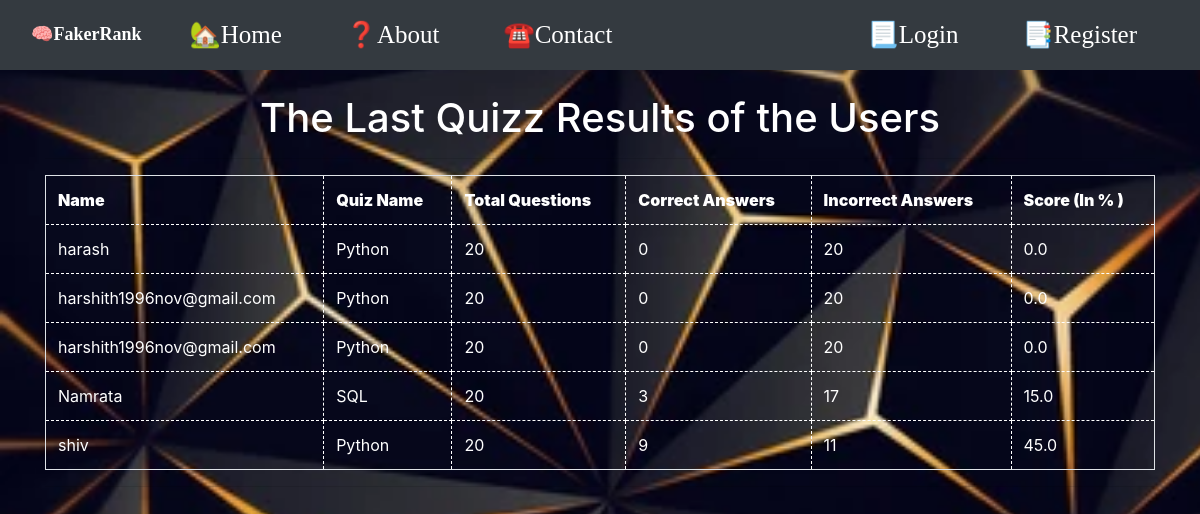
/quiz_app/leader/, run on the app's committed database.
### quiz_app/models.py (models this page shows, shortened)
class Leaderboard(models.Model):
    name = models.CharField(max_length=200, blank=False)
    quiz_name = models.CharField(max_length=200, blank=False)
    total = models.CharField(max_length=200, blank=False)
    correct = models.CharField(max_length=200, blank=False)
    incorrect = models.CharField(max_length=200, blank=False)
    percentage = models.CharField(max_length=200, blank=False)
    class Meta:
        db_table = "Quiz_Leaderboard"

### quiz_app/views.py (the view)
# urls.py: path('leader/', views.leader, name='leader'),
def leader(request):
    result_list_board = Leaderboard.objects.all().order_by('percentage')
    dict = {'heading': "The Last Quizz Results of the Users",
            'result_list': result_list_board}
    return render(request, 'quiz_app/leader.html', context = dict)

### templates/quiz_app/leader.html (shortened to what this page needs)
{% extends 'layout.html' %}
{% block body_block %}
<br>
<h1 style="text-align:center; color:white;"> {{ heading }} </h1>
<hr>
<table class="table table-bordered" >
    <tr style="color:white;">
        <th><b>Name</b></th>
        <th><b>Quiz Name</b></th>
        <th><b>Total Questions</b></th>
        <th><b>Correct Answers</b></th>
        <th><b>Incorrect Answers</b></th>
        <th><b>Score (In % )</b></th>
    </tr>
    {% for row in result_list %}
    <tr style="color:white;">
        <td> {{ row.name }} </td>
        <td> {{ row.quiz_name }} </td>
        <td> {{ row.total }} </td>
        <td> {{ row.correct }} </td>
        <td> {{ row.incorrect }} </td>
        <td> {{ row.percentage }} </td>
    </tr>
    {% endfor %}
</table>
<hr>
{% endblock %}

### templates/layout.html (shortened to what this page needs)
<!doctype html>
{% load static %}
<html lang="en">
  <head>
    <link rel="stylesheet" href="https://cdn.jsdelivr.net/npm/bootstrap@4.3.1/dist/css/bootstrap.min.css">
  </head>
<body>
<nav class="navbar navbar-expand-lg navbar-light bg-dark">
    <div class="container-fluid">
      <a class="navbar-brand" href="#" style="color:white"><b>🧠FakerRank</b></a>
        <div class="collapse navbar-collapse" id="navbarSupportedContent">
            <ul class="navbar-nav me-auto mb-2 mb-lg-0 ">
                <li class="nav-item px-4">
                    <a class="nav-link active" aria-current="page" href="{% url 'home' %}" style="color:white">🏡Home</a>
                </li>
                <li class="nav-item px-4">
                    <a class="nav-link active" href="{% url 'about' %}" style="color:white">❓About</a>
                </li>
                <li class="nav-item px-4">
                    <a class="nav-link active" aria-current="page" href="{% url 'contact' %}" style="color:white">☎️Contact</a>
                </li>
            </ul>
        </div>
        <div class="collapse navbar-collapse" id="navbarSupportedContent">
            <ul class="navbar-nav me-auto mb-2 mb-lg-0 mb-lg-0 ml-auto">
                {% if user.is_authenticated%}
                <li class="nav-item px-4">
                    <a class="nav-link active" aria-current="page"  href="{% url 'logout' %}" style="color:white">Logout</a>
                </li>
                {% else %}
                <li class="nav-item px-4">
                    <a class="nav-link active" aria-current="page"  href="{% url 'login' %}" style="color:white">📃Login</a>
                </li>
                {% endif %}
                {% if user.is_authenticated %}
                <li class="nav-item px-4 ">
                    <a class="nav-link active" aria-current="page" href="{% url 'quiz_app:profile' %}" style="color:white">👥{{user.username}}</a>
                </li>
                {% else %}
                <li class="nav-item px-4 ">
                    <a class="nav-link active" aria-current="page" href="{% url 'registration' %}" style="color:white">📑Register</a>
                </li>
                {% endif %}
            </ul>
        </div>
    </div>
</nav>
<div class="container">
    {% block body_block %}
    {% endblock %}
</div>
    </body>
</html>

### templates/quiz_app/leader.html (style rules this page uses)
.table-bordered > tbody > tr > td, .table-bordered > tbody > tr > th, .table-bordered > tfoot > tr > td, .table-bordered > tfoot > tr > th, .table-bordered > thead > tr > td, .table-bordered > thead > tr > th { border: 1px dashed white; }

### data on the page
Leaderboard: name "harash", quiz_name "Python", total "20", correct "0", incorrect "20", percentage "0.0"
Leaderboard: name "harshith1996nov@gmail.com", quiz_name "Python", total "20", correct "0", incorrect "20", percentage "0.0"
Leaderboard: name "harshith1996nov@gmail.com", quiz_name "Python", total "20", correct "0", incorrect "20", percentage "0.0"
Leaderboard: name "Namrata", quiz_name "SQL", total "20", correct "3", incorrect "17", percentage "15.0"
Leaderboard: name "shiv", quiz_name "Python", total "20", correct "9", incorrect "11", percentage "45.0"

### other printed values
{{ heading }} "The Last Quizz Results of the Users"
